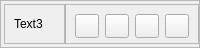
                <widget class="QFrame" name="frame_52">
                 <property name="maximumSize">
                  <size>
                   <width>16777213</width>
                   <height>48</height>
                  </size>
                 </property>
                 <property name="frameShape">
                  <enum>QFrame::StyledPanel</enum>
                 </property>
                 <property name="frameShadow">
                  <enum>QFrame::Raised</enum>
                 </property>
                 <layout class="QHBoxLayout" name="horizontalLayout_143">
                  <property name="spacing">
                   <number>0</number>
                  </property>
                  <property name="leftMargin">
                   <number>3</number>
                  </property>
                  <property name="topMargin">
                   <number>0</number>
                  </property>
                  <property name="rightMargin">
                   <number>0</number>
                  </property>
                  <property name="bottomMargin">
                   <number>0</number>
                  </property>
                  <item>
                   <widget class="QFrame" name="panelsBackground_87">
                    <property name="maximumSize">
                     <size>
                      <width>16777215</width>
                      <height>40</height>
                     </size>
                    </property>
                    <property name="styleSheet">
                     <string notr="true"/>
                    </property>
                    <property name="frameShape">
                     <enum>QFrame::StyledPanel</enum>
                    </property>
                    <property name="frameShadow">
                     <enum>QFrame::Raised</enum>
                    </property>
                    <layout class="QHBoxLayout" name="horizontalLayout_144">
                     <item>
                      <widget class="QLabel" name="label_72">
                       <property name="maximumSize">
                        <size>
                         <width>16777215</width>
                         <height>40</height>
                        </size>
                       </property>
                       <property name="text">
                        <string>Text3</string>
                       </property>
                      </widget>
                     </item>
                    </layout>
                   </widget>
                  </item>
                  <item>
                   <widget class="QFrame" name="panelsBackground_88">
                    <property name="maximumSize">
                     <size>
                      <width>16777215</width>
                      <height>40</height>
                     </size>
                    </property>
                    <property name="styleSheet">
                     <string notr="true"/>
                    </property>
                    <property name="frameShape">
                     <enum>QFrame::StyledPanel</enum>
                    </property>
                    <property name="frameShadow">
                     <enum>QFrame::Raised</enum>
                    </property>
                    <layout class="QHBoxLayout" name="horizontalLayout_145">
                     <item>
                      <widget class="QPushButton" name="footerThird_textColor1">
                       <property name="minimumSize">
                        <size>
                         <width>24</width>
                         <height>24</height>
                        </size>
                       </property>
                       <property name="maximumSize">
                        <size>
                         <width>24</width>
                         <height>24</height>
                        </size>
                       </property>
                       <property name="text">
                        <string/>
                       </property>
                      </widget>
                     </item>
                     <item>
                      <widget class="QPushButton" name="footerThird_textColor2">
                       <property name="minimumSize">
                        <size>
                         <width>24</width>
                         <height>24</height>
                        </size>
                       </property>
                       <property name="maximumSize">
                        <size>
                         <width>24</width>
                         <height>24</height>
                        </size>
                       </property>
                       <property name="text">
                        <string/>
                       </property>
                      </widget>
                     </item>
                     <item>
                      <widget class="QPushButton" name="footerThird_textColor3">
                       <property name="minimumSize">
                        <size>
                         <width>24</width>
                         <height>24</height>
                        </size>
                       </property>
                       <property name="maximumSize">
                        <size>
                         <width>24</width>
                         <height>24</height>
                        </size>
                       </property>
                       <property name="text">
                        <string/>
                       </property>
                      </widget>
                     </item>
                     <item>
                      <widget class="QPushButton" name="footerThird_textColor4">
                       <property name="minimumSize">
                        <size>
                         <width>24</width>
                         <height>24</height>
                        </size>
                       </property>
                       <property name="maximumSize">
                        <size>
                         <width>24</width>
                         <height>24</height>
                        </size>
                       </property>
                       <property name="text">
                        <string/>
                       </property>
                      </widget>
                     </item>
                    </layout>
                   </widget>
                  </item>
                 </layout>
                </widget>
